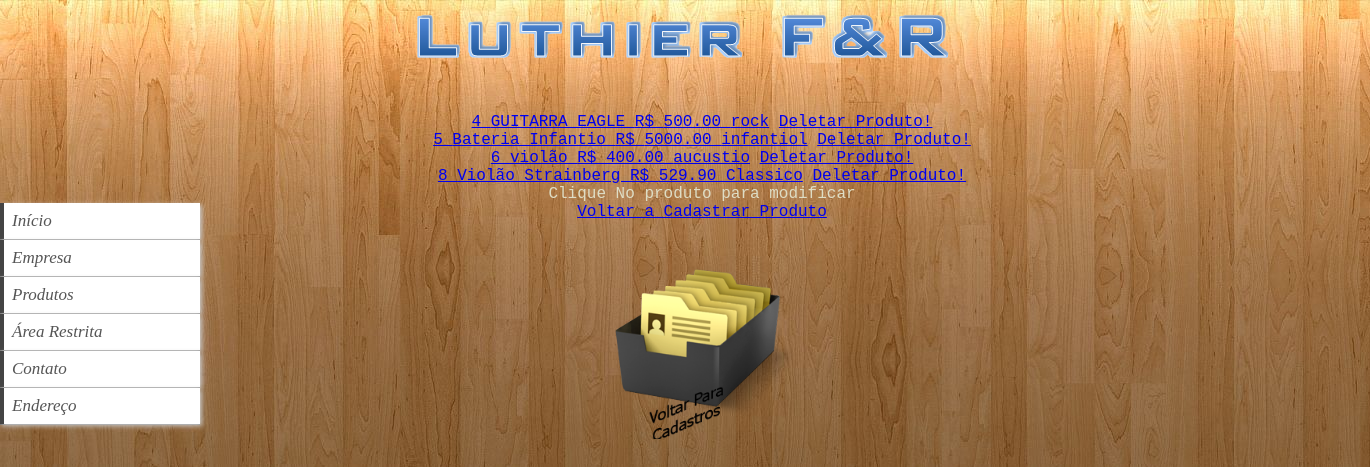
/Paginas/Produtos/lis_produto.php, run on the app's committed database.
### tables this page shows
CREATE TABLE IF NOT EXISTS `produto` (
`id` int(11) NOT NULL,
  `tipo` varchar(20) NOT NULL,
  `valor` decimal(7,2) NOT NULL,
  `nome` varchar(20) NOT NULL
);

### Conexao/bd.php (called while the page is built, shortened)
<?php
			function query($query) {
				$servidor = 'localhost';
				$usuario = 'root';
				$senha = '';
				$conexao = mysql_connect($servidor, $usuario, $senha);
				if($conexao) {
					$selecao = mysql_select_db('sistema', $conexao);
					if($selecao) {
						return mysql_query($query);
					} else {
						die(mysql_error());
					}
				} else {
					die(mysql_error());
				}
			}
		?>

### Paginas/Produtos/lis_produto.php (the view, shortened to what this page needs)
<!DOCTYPE html>
<html>
	<head>
		<link rel="stylesheet" type="text/css" href="style.css" />
	</head>
	<body>
            <div id="topo">
                <center><img src="banner.png"></center>
            </div>
	<div id="menu">
			<br><br><br><br><br>
		<li><a href="index.php">Início</a></li>
		<li><a href="empresa.php">Empresa</a>
		<li><a>Produtos</a>
		</li>
                <li><a href="login.php">Área Restrita</a></li>
               <li><a href="contato.php">Contato</a></li>
		<li><a href="endereco.php">Endereço</a></li>
		</div>
		<div id="cadastrarProduto">
			<?php
		include('bd.php')	;
			$listagem = query("SELECT * FROM produto;");
				while ($item = mysql_fetch_assoc($listagem)){
				echo '<a href="mod_produto.php?id='.$item['id'].'">'. $item['id']. ' '. $item['nome'] .' R$ '. $item['valor'] .' '. $item['tipo'] .'</a>  <a href="lis_produto.php?id='.$item['id'].'">Deletar Produto!</a> <br/>';
				}
				?>
				Clique No produto para modificar
				<br><a href="cadastrarProduto.php">Voltar a Cadastrar Produto</a></br>
				<br><a href="area_restrita.php"><img src="cadastros.png" width="20%" /></a></br>
			</div>
	</body>
</html>

### assets/CSS/style.css (style rules this page uses)
div#topo { height:22%; width:1360px; float: center; color: #fff; }
* { margin: 0; padding: 0; }
body { background: #f1f1f1; }
div#menu { height:69%; width: 202px; float:left; }
#menu li { list-style: none; background: #fff; width: 200px; border-bottom: 1px solid #666; font-family: Comic Sans MS; font-size: 17px; font-style: italic; }
#menu li a { display: block; padding: 8px; border-left: 4px solid #444; text-decoration: none; box-shadow: 2px 2px 5px #ccc; color: #555; }
body { background: url('fe.jpg'); float: left; background-repeat: no-repeat; }
div#cadastrarProduto { position: center; width: 1000px; height: 500px; float: left; text-align: center; font-family: courier new; color: #DEDDC5; }

### data on the page
produto: id "4", nome "GUITARRA EAGLE", valor "500.00", tipo "rock"
produto: id "5", nome "Bateria Infantio", valor "5000.00", tipo "infantiol"
produto: id "6", nome "violão", valor "400.00", tipo "aucustio"
produto: id "8", nome "Violão Strainberg", valor "529.90", tipo "Classico"
